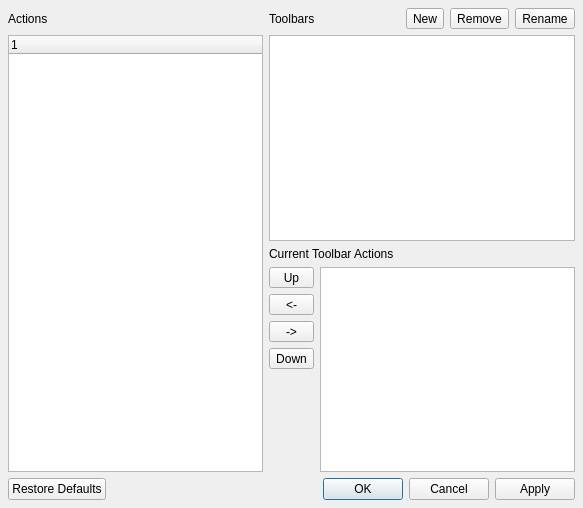
<ui version="4.0" >
 <class>QtToolBarDialog</class>
 <widget class="QDialog" name="QtToolBarDialog" >
  <property name="geometry" >
   <rect>
    <x>0</x>
    <y>0</y>
    <width>583</width>
    <height>508</height>
   </rect>
  </property>
  <property name="windowTitle" >
   <string>Customize Toolbars</string>
  </property>
  <layout class="QGridLayout" >
   <property name="margin" >
    <number>8</number>
   </property>
   <property name="spacing" >
    <number>6</number>
   </property>
   <item rowspan="3" row="1" column="0" >
    <widget class="QTreeWidget" name="actionTree" >
     <column>
      <property name="text" >
       <string>1</string>
      </property>
     </column>
    </widget>
   </item>
   <item row="0" column="0" >
    <widget class="QLabel" name="label" >
     <property name="text" >
      <string>Actions</string>
     </property>
    </widget>
   </item>
   <item row="0" column="1" colspan="2" >
    <layout class="QHBoxLayout" >
     <property name="spacing" >
      <number>6</number>
     </property>
     <property name="margin" >
      <number>0</number>
     </property>
     <item>
      <widget class="QLabel" name="label_2" >
       <property name="text" >
        <string>Toolbars</string>
       </property>
      </widget>
     </item>
     <item>
      <widget class="QToolButton" name="newButton" >
       <property name="toolTip" >
        <string>Add new toolbar</string>
       </property>
       <property name="text" >
        <string>New</string>
       </property>
      </widget>
     </item>
     <item>
      <widget class="QToolButton" name="removeButton" >
       <property name="toolTip" >
        <string>Remove selected toolbar</string>
       </property>
       <property name="text" >
        <string>Remove</string>
       </property>
      </widget>
     </item>
     <item>
      <widget class="QToolButton" name="renameButton" >
       <property name="toolTip" >
        <string>Rename toolbar</string>
       </property>
       <property name="text" >
        <string>Rename</string>
       </property>
      </widget>
     </item>
    </layout>
   </item>
   <item row="3" column="1" >
    <layout class="QVBoxLayout" >
     <property name="spacing" >
      <number>6</number>
     </property>
     <property name="margin" >
      <number>0</number>
     </property>
     <item>
      <widget class="QToolButton" name="upButton" >
       <property name="sizePolicy" >
        <sizepolicy vsizetype="Fixed" hsizetype="Minimum" >
         <horstretch>0</horstretch>
         <verstretch>0</verstretch>
        </sizepolicy>
       </property>
       <property name="toolTip" >
        <string>Move action up</string>
       </property>
       <property name="text" >
        <string>Up</string>
       </property>
      </widget>
     </item>
     <item>
      <widget class="QToolButton" name="leftButton" >
       <property name="sizePolicy" >
        <sizepolicy vsizetype="Fixed" hsizetype="Minimum" >
         <horstretch>0</horstretch>
         <verstretch>0</verstretch>
        </sizepolicy>
       </property>
       <property name="toolTip" >
        <string>Remove action from toolbar</string>
       </property>
       <property name="text" >
        <string>&lt;-</string>
       </property>
      </widget>
     </item>
     <item>
      <widget class="QToolButton" name="rightButton" >
       <property name="sizePolicy" >
        <sizepolicy vsizetype="Fixed" hsizetype="Minimum" >
         <horstretch>0</horstretch>
         <verstretch>0</verstretch>
        </sizepolicy>
       </property>
       <property name="toolTip" >
        <string>Add action to toolbar</string>
       </property>
       <property name="text" >
        <string>-></string>
       </property>
      </widget>
     </item>
     <item>
      <widget class="QToolButton" name="downButton" >
       <property name="sizePolicy" >
        <sizepolicy vsizetype="Fixed" hsizetype="Minimum" >
         <horstretch>0</horstretch>
         <verstretch>0</verstretch>
        </sizepolicy>
       </property>
       <property name="toolTip" >
        <string>Move action down</string>
       </property>
       <property name="text" >
        <string>Down</string>
       </property>
      </widget>
     </item>
     <item>
      <spacer>
       <property name="orientation" >
        <enum>Qt::Vertical</enum>
       </property>
       <property name="sizeHint" stdset="0" >
        <size>
         <width>29</width>
         <height>16</height>
        </size>
       </property>
      </spacer>
     </item>
    </layout>
   </item>
   <item row="3" column="2" >
    <widget class="QListWidget" name="currentToolBarList" />
   </item>
   <item row="2" column="1" colspan="2" >
    <widget class="QLabel" name="label_3" >
     <property name="text" >
      <string>Current Toolbar Actions</string>
     </property>
    </widget>
   </item>
   <item row="1" column="1" colspan="2" >
    <widget class="QListWidget" name="toolBarList" />
   </item>
   <item row="5" column="0" colspan="3" >
    <widget class="QDialogButtonBox" name="buttonBox" >
     <property name="standardButtons" >
      <set>QDialogButtonBox::Apply|QDialogButtonBox::Cancel|QDialogButtonBox::Ok|QDialogButtonBox::RestoreDefaults</set>
     </property>
    </widget>
   </item>
  </layout>
 </widget>
 <tabstops>
  <tabstop>newButton</tabstop>
  <tabstop>removeButton</tabstop>
  <tabstop>renameButton</tabstop>
  <tabstop>toolBarList</tabstop>
  <tabstop>upButton</tabstop>
  <tabstop>leftButton</tabstop>
  <tabstop>rightButton</tabstop>
  <tabstop>downButton</tabstop>
  <tabstop>currentToolBarList</tabstop>
 </tabstops>
 <connections/>
</ui>
